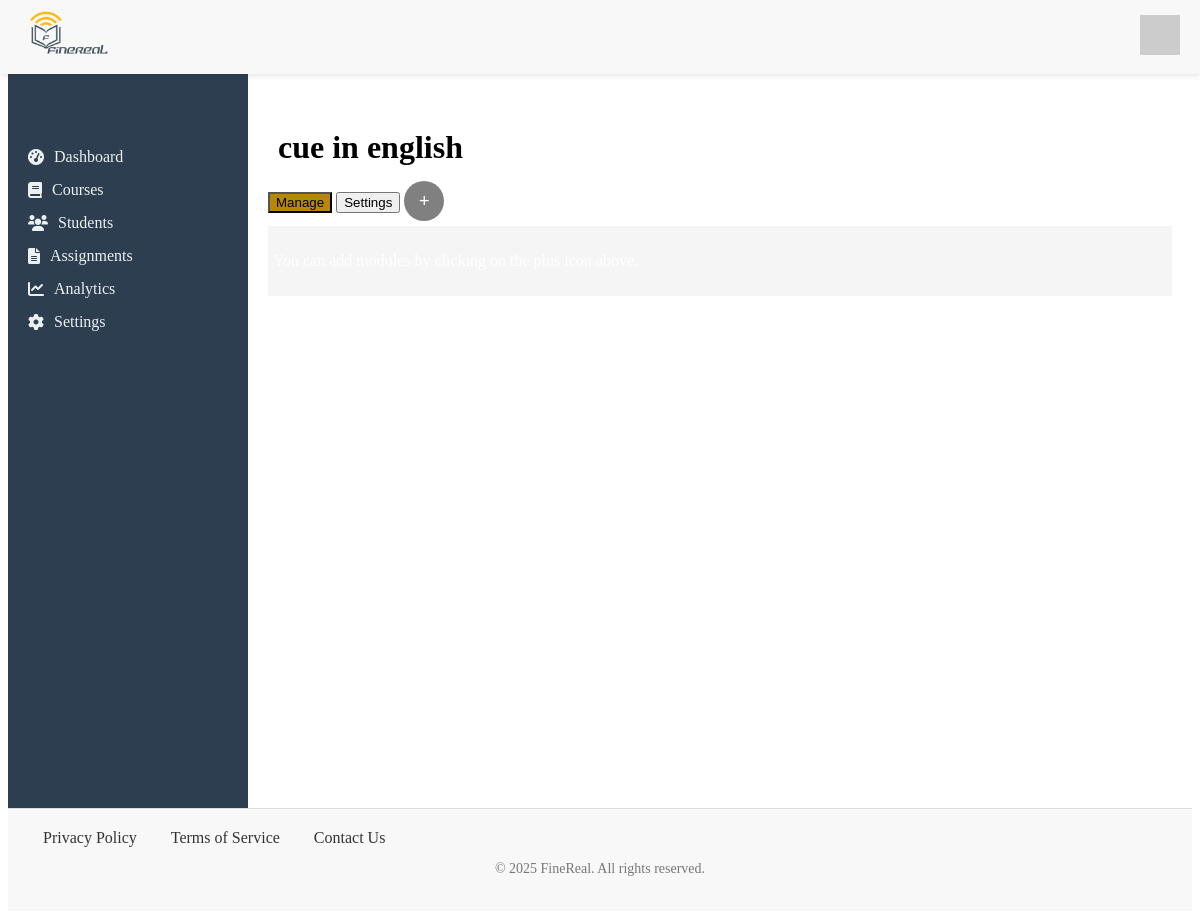
Before: /course/e3932dc1-e034-4f48-bee6-1d4ac0c07c59 (signed in) with the older database file.
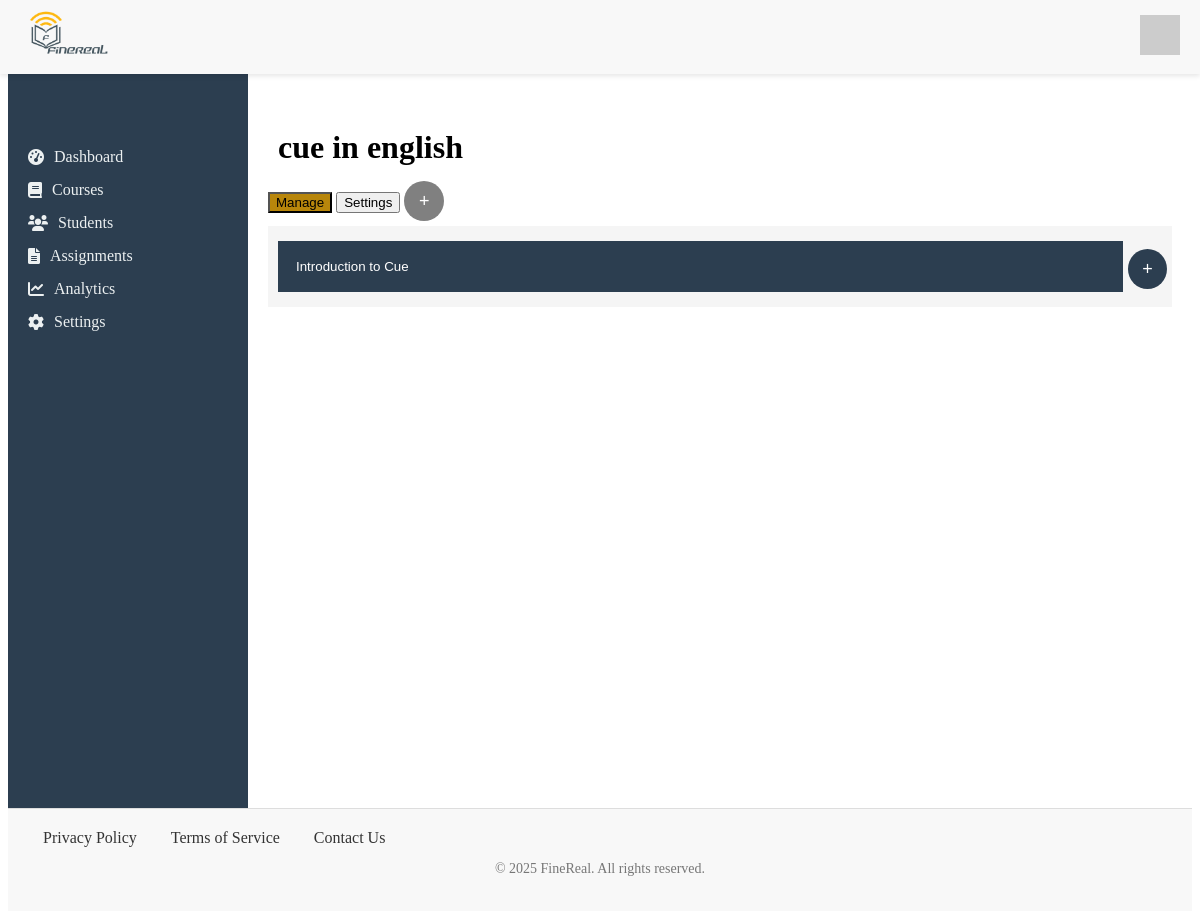
After: the same page with the newer database file.
### app/models/course.py (models this page shows)
class Courses(BaseModel, db.Model):
    __tablename__ = 'courses'
    title = db.Column(db.String(255), nullable=False)
    description = db.Column(db.Text, nullable=False)
    category = db.Column(db.String(60))
    difficulty = db.Column(db.String(60), default="Beginner")
    prerequisite = db.Column(db.Text)
    status = db.Column(db.String(60))
    teacher_id = db.Column(db.Integer, db.ForeignKey('users.id'), nullable=False)
    modules = db.relationship('Modules', backref='courses', lazy=True)
    enrolled_students = db.relationship('Enrollments', backref='courses', lazy=True)

class Modules(BaseModel, db.Model):
    __tablename__ = 'modules'
    title = db.Column(db.String(60), nullable=False)
    course_id = db.Column(db.Integer, db.ForeignKey('courses.id'), nullable=False)
    units = db.relationship('Units', backref='module', lazy=True)

### app/routes/course.py (the view, shortened to what this page needs)
@app.route('/course/<course_id>', methods=["GET", 'POST'])
@login_required
def course_view(course_id):
    v_course = Courses.query.get_or_404(course_id)
    modules = Modules.query.filter_by(course_id=course_id).all()
    for module in modules:
        modules = Modules.query.filter_by(course_id=course_id).all()
        print(f"Module: {module.title}")
        print(f"Units: {[unit.title for unit in module.units]}")
    return render_template(
        "course_view.html",
        course=v_course,
        user=current_user,
        modules=modules
    )

### app/models/user.py (called while the page is built)
@login_manager.user_loader
def load_user(user_id):
    return User.query.get(user_id)# PendingUser class and other functions...

### app/templates/course_view.html (shortened to what this page needs)
{% extends 'base.html' %}
{% block content %}
<link rel="stylesheet" href="{{ url_for('static', filename='styles/modules.css') }}">
<link rel="stylesheet" href="{{ url_for('static', filename='styles/modal.css') }}">
<link rel="stylesheet" href="{{ url_for('static', filename='styles/modal_form.css') }}">
<link rel="stylesheet" href="{{ url_for('static', filename='styles/course.css') }}">
    {% if user.role == "Teacher" %}
        <h1> {{ course.title }}</h1>
        <button class="tablink" onclick="openPage('Home', this, 'darkgoldenrod')" id="defaultOpen">Manage</button>
        <button class="tablink" onclick="openPage('News', this, 'darkgoldenrod')">Settings</button>
        <button onclick="opencourseForm()" class="open-btn">&plus;</button>
        <div id="Home" class="tabcontent">
            {% if modules %}
            {% for module in modules %}
            <div class="module-card">
                <div class="accordion-container">
                    <button class="accordion">{{ module.title }}</button>
                    <button class="add-u" onclick="openContent(this)" data="{{ module.id }}">&plus;</button>
                </div>
            </div>
            {% endfor %}
        {% else %}
            <p>You can add modules by clicking on the plus icon above.</p>
        {% endif %}
        </div>
    {% endif %}
{% endblock %}

### app/templates/base.html (shortened to what this page needs)
<!DOCTYPE html>
<html lang="en">
<head>
    <link rel="stylesheet" href="{{ url_for('static', filename='styles/header.css') }}">
    <link rel="stylesheet" href="{{ url_for('static', filename='styles/footer.css') }}">
    <link rel="stylesheet" href="{{ url_for('static', filename='styles/nav.css') }}">
    <link rel="stylesheet" href="{{ url_for('static', filename='styles/main.css') }}">
    <link href="https://cdnjs.cloudflare.com/ajax/libs/font-awesome/6.0.0-beta3/css/all.min.css" rel="stylesheet">
</head>
<body>
    <header>
        <div class="left">
            <div class="logo">
                <a href="{{ url_for('index') }}" aria-label="Home">
                    <img src="{{ url_for('static', filename='images/Finerealpng.png') }}" alt="FineReal Logo">
                </a>
            </div>
        </div>
<div class="right-links">
    <div class="user" onclick="extend()">
        {% if user.photo %}
        <img src="{{ url_for('uploaded_file', filename=user.photo) }}" alt="Profile Photo" class="photo">
        {% else %}
        <img src="https://via.placeholder.com/40" alt="User Avatar" class="user-avatar">
        {% endif %}
    </div>
</div>
    </header>
    <div class="container">
        <aside class="sidebar">
            <nav class="sidebar-nav">
                {% include 'includes/nav.html' %}
            </nav>
        </aside>
        <main class="main-content">
            {% block content %}
            {% endblock %}
        </main>
    </div>
    <footer>
        <div class="footer-content">
            <div class="footer-links">
                <a href="#">Privacy Policy</a>
                <a href="#">Terms of Service</a>
                <a href="#">Contact Us</a>
            </div>
        </div>
        <div class="footer-bottom">
            <p>&copy; 2025 FineReal. All rights reserved.</p>
        </div>
    </footer>
</body>
</html>

### app/templates/includes/nav.html (shortened to what this page needs)
<link href="https://cdnjs.cloudflare.com/ajax/libs/font-awesome/6.0.0-beta3/css/all.min.css" rel="stylesheet">
<link rel="stylesheet" href="{{ url_for('static', filename='styles/nav.css') }}">
<ul>
    {% if user.role == "Teacher" %}
        <li><a href="{{ url_for('teacher_dashboard') }}"><i class="fas fa-tachometer-alt"></i> Dashboard</a></li>
        <li><a href="{{ url_for('course') }}"><i class="fas fa-book"></i> Courses</a></li>
        <li><a href="#"><i class="fas fa-users"></i> Students</a></li>
        <li><a href="#"><i class="fas fa-file-alt"></i> Assignments</a></li>
        <li><a href="#"><i class="fas fa-chart-line"></i> Analytics</a></li>
        <li><a href="#"><i class="fas fa-cog"></i> Settings</a></li>
    {% endif %}
</ul>

### app/static/styles/header.css (style rules this page uses)
header { color: dark; display: flex; justify-content: space-between; align-items: center; padding: 10px 20px; background-color: #f8f8f8; position: fixed; top: 0; left: 0; right: 0; z-index: 1000; box-shadow: 0 2px 5px rgba(0, 0, 0, 0.1); }
header .left { display: flex; justify-content: space-between; max-width: min-content; }
.logo img { height: 50px; }

### app/static/styles/footer.css (style rules this page uses)
footer { background-color: #f8f8f8; padding: 20px 0; text-align: center; border-top: 1px solid #ddd; }
.footer-content { display: flex; justify-content: space-between; align-items: center; padding: 0 20px; }
.footer-links a { margin: 0 15px; text-decoration: none; color: #333; }
.footer-bottom { margin-top: 10px; font-size: 14px; color: #777; }

### app/static/styles/nav.css (style rules this page uses)
.container { display: flex; height: 100vh; }
.sidebar { width: 200px; background-color: #2c3e50; color: #ecf0f1; padding: 20px; display: block; }
.sidebar-nav ul { margin-top: 120px; list-style: none; padding: 0; }
.sidebar-nav ul li { margin: 15px 0; }
.sidebar-nav ul li a { color: #ecf0f1; text-decoration: none; display: flex; align-items: center; }
.sidebar-nav ul li a i { margin-right: 10px; }

### app/static/styles/main.css (style rules this page uses)
main { margin-top: 70px; padding: 20px; flex-grow: 1; word-wrap: break-word; overflow-wrap: break-word; overflow-y: auto; }

### app/static/styles/modules.css (style rules this page uses)
.accordion-container { display: flex; align-items: center; }
.accordion { background-color:#2c3e50; color: white; cursor: pointer; padding: 18px; width: 98%; text-align: left; border: none; outline: none; transition: 0.4s; margin: 5px; }
.add-u { background-color: #2c3e50; color: white; border: none; border-radius: 50%; font-size: 18px; width: 40px; height: 40px; margin: 10px 0 5px 0; cursor: pointer; position:static; }

### app/static/styles/course.css (style rules this page uses)
.open-btn { background-color: gray; color: white; border: none; border-radius: 50%; font-size: 18px; width: 40px; height: 40px; margin-bottom: 5px; }
h1 { padding: 10px; margin-bottom: 5px; }
.tabcontent { color: white; display: none; padding: 10px 5px; height: 100%; }
#Home { background-color:whitesmoke; height: auto; }

Changed rows visible on the page:
added Modules: title "Introduction to Cue"
